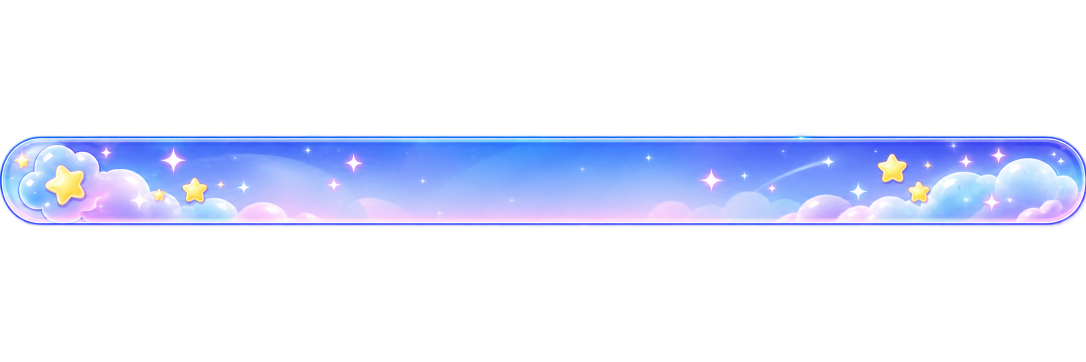
#> input picture ui分件/ChatGPT Image 2026年10月26日 09_54_17.png, 2172 x 724 px, found by its file name (shown at 1/2 size)
$ python _key_top_coin_ui.py
#> lines starting #> are read from the running program, lines starting #| are printed output that depends on the picture; after the words box and inside, x2 and y2 are one past the last pixel; in counts of white or black regions, pixels touching at a corner belong together
#> in process, arr is the input picture: shape (724, 2172, 4); mean R, G, B, A 39.7, 45.1, 64.5, 61.4
"""Key black bg for top bar + 当前投币 panels; crop; clear baked digit for Label."""
from pathlib import Path

import numpy as np
from PIL import Image, ImageFilter

SRC_BG = Path(r"E:\GodotProjects\ai-claw-v-6\ui分件\ChatGPT Image 2026年10月26日 09_54_17.png")
SRC_COIN = Path(r"E:\GodotProjects\ai-claw-v-6\ui分件\ChatGPT Image 2026年10月26日 09_55_52.png")
OUT = Path(r"E:\GodotProjects\ai-claw-v-6\assets\youyou_ui")


def key_black(arr: np.ndarray, thr: int = 28) -> np.ndarray:
#> called with thr = 28
	out = arr.copy()
	r, g, b, a = out[:, :, 0], out[:, :, 1], out[:, :, 2], out[:, :, 3]
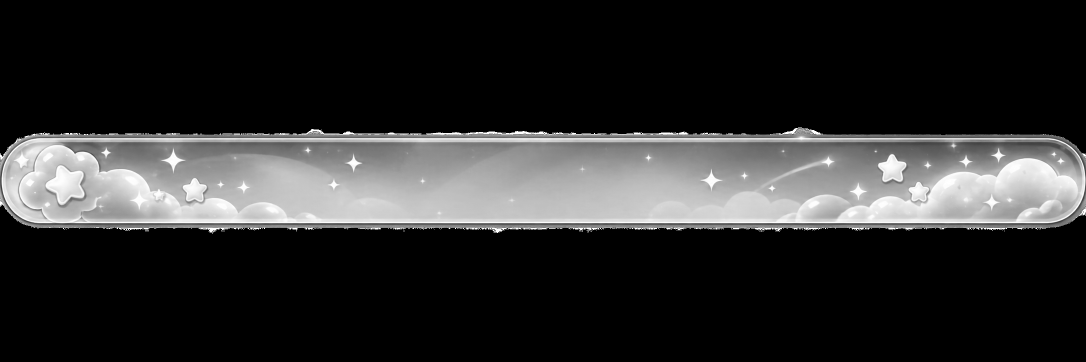
#> g: shape (724, 2172) (shown at 1/2 size); min 0, max 255, mean 45.1
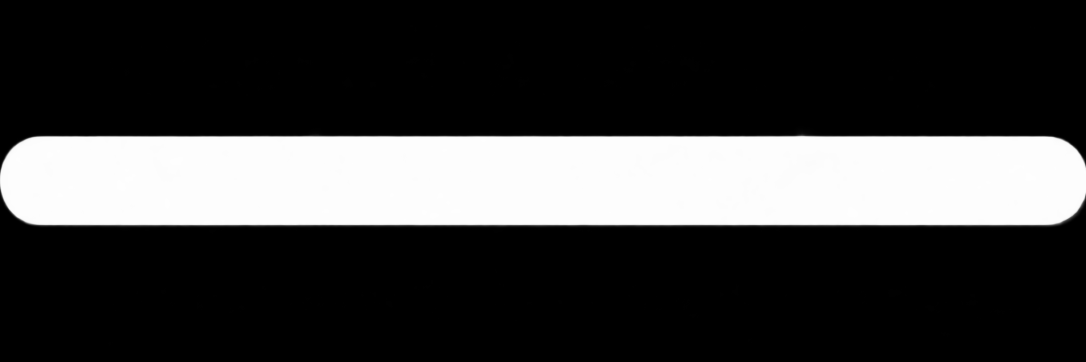
#> a: shape (724, 2172) (shown at 1/2 size); min 0, max 254, mean 61.4
	mx = np.maximum(np.maximum(r, g), b)
	black = (mx <= thr) | ((r <= thr) & (g <= thr) & (b <= thr))
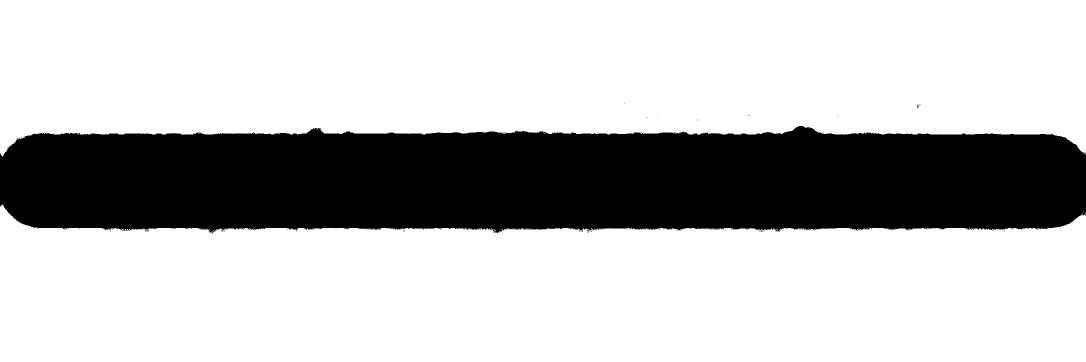
#> black: shape (724, 2172) bool (shown at 1/2 size); 73.9% white; 46 black regions (45 under 20 px), largest, box (x1, y1, x2, y2) and area: (0, 252, 2172, 466) 409785
	out[:, :, 3] = np.where(black, np.uint8(0), a)
#> out: shape (724, 2172, 4); 0.42% of pixels changed, all inside (x1, y1, x2, y2) = (114, 49, 2107, 700)
	fringe = (mx <= thr + 40) & (out[:, :, 3] > 0)
#> fringe: shape (724, 2172) bool; every value is 0
	fade = np.clip((mx.astype(np.float32) - thr) / 40.0, 0.0, 1.0)
	out[:, :, 3] = np.where(
		fringe,
		(out[:, :, 3].astype(np.float32) * fade).astype(np.uint8),
		out[:, :, 3],
	)
	return out


def crop_alpha(arr: np.ndarray, pad: int = 4) -> np.ndarray:
#> called with pad = 4
	a = arr[:, :, 3]
	ys, xs = np.where(a > 8)
	if len(xs) == 0:
		return arr
	x0 = max(0, int(xs.min()) - pad)
#> x0 = 0
	x1 = min(arr.shape[1], int(xs.max()) + 1 + pad)
#> x1 = 2172
	y0 = max(0, int(ys.min()) - pad)
#> y0 = 261
	y1 = min(arr.shape[0], int(ys.max()) + 1 + pad)
#> y1 = 459
	return arr[y0:y1, x0:x1]
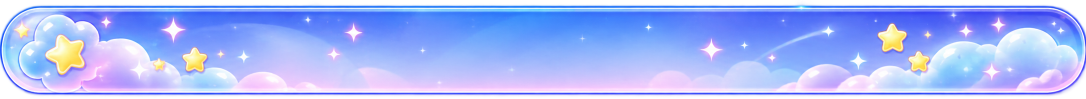
#> returned value: shape (198, 2172, 4) (shown at 1/2 size); mean of channels 0, 1, 2, 3 144.8, 164.4, 235.4, 224.4; transparent parts drawn white


def fill_transparent_rgb(arr: np.ndarray, steps: int = 3) -> np.ndarray:
#> called with steps = 3
	out = arr.copy()
	h, w = out.shape[:2]
#> h = 198; w = 2172
	for _ in range(steps):
		opaque = out[:, :, 3] > 16
		if not opaque.any():
			break
		for c in range(3):
			ch = out[:, :, c].astype(np.float32)
			acc = np.zeros_like(ch)
			cnt = np.zeros_like(ch)
			for dy, dx in ((-1, 0), (1, 0), (0, -1), (0, 1)):
				y0, y1 = max(0, dy), min(h, h + dy)
				x0, x1 = max(0, dx), min(w, w + dx)
				sy0, sy1 = max(0, -dy), min(h, h - dy)
				sx0, sx1 = max(0, -dx), min(w, w - dx)
				src_a = opaque[sy0:sy1, sx0:sx1]
				acc[y0:y1, x0:x1] += np.where(src_a, ch[sy0:sy1, sx0:sx1], 0)
				cnt[y0:y1, x0:x1] += src_a.astype(np.float32)
			need = (~opaque) & (cnt > 0)
			out[:, :, c] = np.where(
				need,
				(acc / np.maximum(cnt, 1)).astype(np.uint8),
				out[:, :, c],
			)
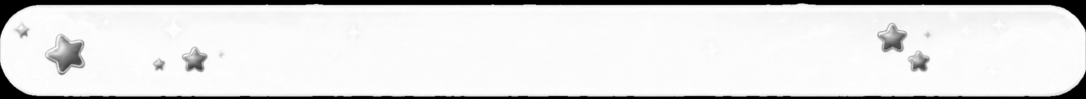
#> acc: shape (198, 2172) float32 (shown at 1/2 size); min 0, max 1020, mean 903.6; drawn with min black and max white
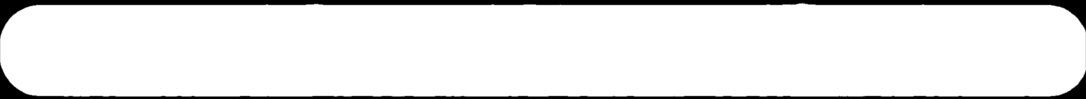
#> cnt: shape (198, 2172) float32 (shown at 1/2 size); min 0, max 4, mean 3.65; drawn with min black and max white
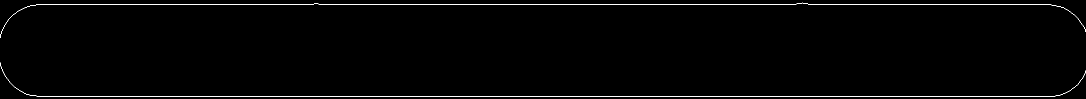
#> need: shape (198, 2172) bool (shown at 1/2 size); 1% white in thin lines or dots
#> out: shape (198, 2172, 4)
#> src_a: shape (198, 2171) bool; 91.2% white; 2 black regions, box (x1, y1, x2, y2) and area: (0, 0, 2171, 76) 23978, (0, 125, 2171, 198) 13971
	return out


# [54 lines left out: functions dilate, clear_digit_hole, not called in this run]


def process(src: Path, name: str, clear_digit: bool = False):
	arr = np.array(Image.open(src).convert("RGBA"))
	arr = key_black(arr)
	arr = crop_alpha(arr)
	arr = fill_transparent_rgb(arr)
	rect = None
	if clear_digit:
		arr, rect = clear_digit_hole(arr)
	out = OUT / name
	Image.fromarray(arr).save(out)
	print(f"{name}: {arr.shape[1]}x{arr.shape[0]} opaque={float((arr[:,:,3]>8).mean()*100):.1f}%")
#| hud_top_bg.png: 2172x198 opaque=91.9%
	if rect:
		print(f"  digit_rect xywh={rect}")
	return arr, rect


def main() -> None:
	OUT.mkdir(parents=True, exist_ok=True)
	process(SRC_BG, "hud_top_bg.png")
	_, rect = process(SRC_COIN, "hud_coin.png", clear_digit=True)
	process(SRC_COIN, "hud_coin_sample.png", clear_digit=False)
	if rect:
		(OUT / "hud_coin_digit_rect.txt").write_text(
			f"{rect[0]},{rect[1]},{rect[2]},{rect[3]}\n", encoding="utf-8"
		)


if __name__ == "__main__":
#> (the run stopped early here; a loop or call above may not have finished)

$ run again, with ui分件/ChatGPT Image 2026年10月26日 10_05_48.png copied over ui分件/ChatGPT Image 2026年10月26日 09_54_17.png
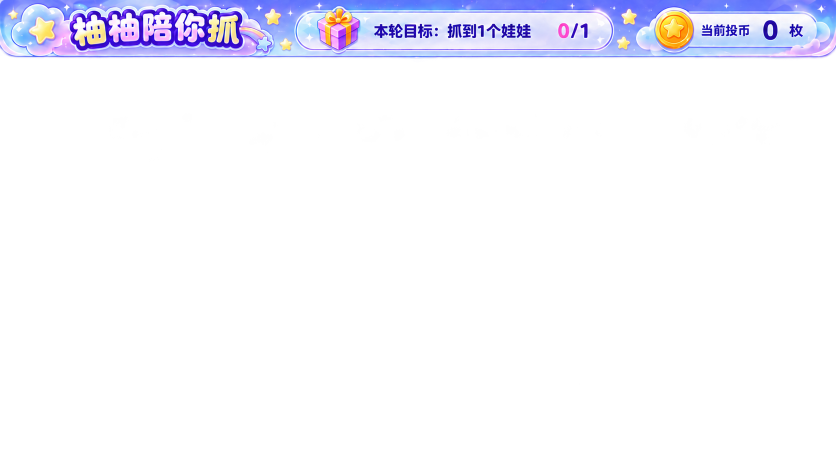
#> input picture ui分件/ChatGPT Image 2026年10月26日 10_05_48.png, 1672 x 941 px, found by its file name (shown at 1/2 size)
#> in process, arr is the input picture: shape (941, 1672, 4); mean R, G, B, A 22.5, 22.4, 30.2, 30.7
#> black: shape (941, 1672) bool; 87.2% white; 17 black regions (16 under 20 px), largest, box (x1, y1, x2, y2) and area: (0, 0, 1672, 132) 201153
#> fringe: shape (941, 1672) bool; every value is 0
#> in key_black, `fade = np.clip((mx.astype(np.float32) - thr) / 40.0, 0.0, 1.0)`:
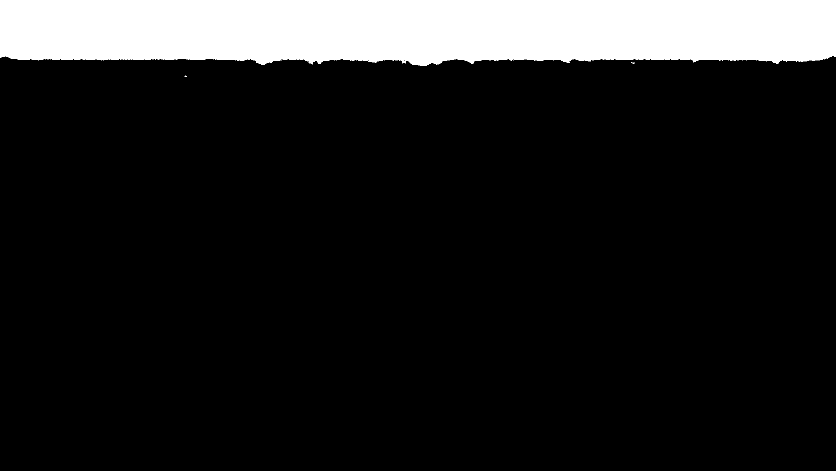
#> fade: shape (941, 1672) float32 (shown at 1/2 size); values 0 (black) and 1 (white), 12.8% white; 17 white regions (16 under 20 px), largest, box (x1, y1, x2, y2) and area: (0, 0, 1672, 132) 201153
#> x0 = 0
#> x1 = 1672
#> y0 = 0
#> y1 = 123
#> after the loop in fill_transparent_rgb, `for _ in range(steps):`:
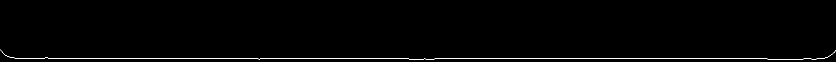
#> need: shape (123, 1672) bool (shown at 1/2 size); 0.81% white in thin lines or dots, all inside (x1, y1, x2, y2) = (0, 99, 1672, 119)
#| hud_top_bg.png: 1672x123 opaque=95.1%

$ run again, with ui分件/ChatGPT 图像 2026年10月25日 16_58_05.png copied over ui分件/ChatGPT Image 2026年10月26日 09_54_17.png
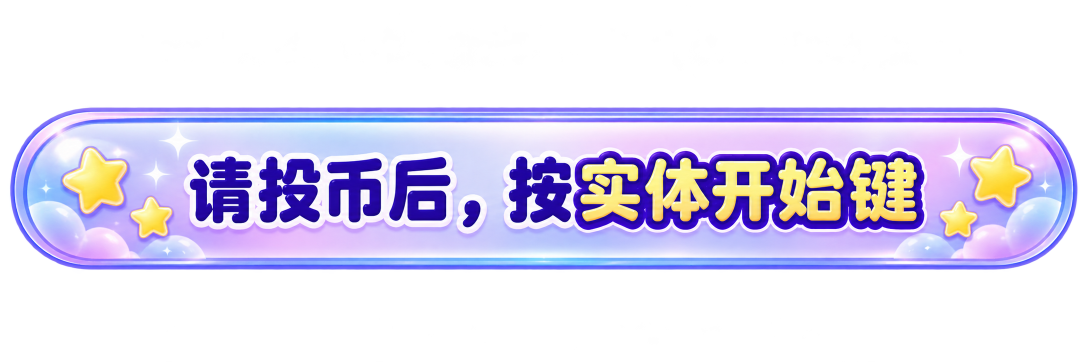
#> input picture ui分件/ChatGPT 图像 2026年10月25日 16_58_05.png, 2175 x 723 px, found by its file name (shown at 1/2 size)
#> in process, arr is the input picture: shape (723, 2175, 4); mean R, G, B, A 78.6, 73.6, 97.8, 107.6
#> black: shape (723, 2175) bool; 56.4% white; 98 black regions (97 under 20 px), largest, box (x1, y1, x2, y2) and area: (12, 206, 2161, 550) 684673
#> fringe: shape (723, 2175) bool; every value is 0
#> x0 = 16
#> x1 = 2161
#> y0 = 210
#> y1 = 544
#> after the loop in fill_transparent_rgb, `for _ in range(steps):`:
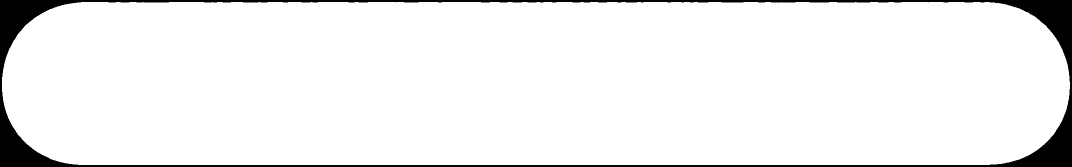
#> src_a: shape (334, 2144) bool (shown at 1/2 size); 94% white; 1 black region, box (x1, y1, x2, y2) and area: (0, 0, 2144, 334) 42846
#| hud_top_bg.png: 2145x334 opaque=94.1%
